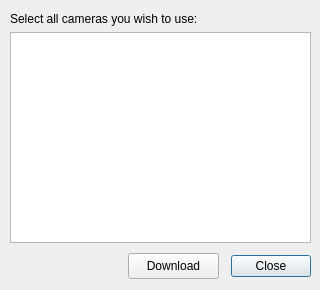
<?xml version="1.0" encoding="UTF-8"?>
<ui version="4.0">
 <class>FileUtilityCameraDataDialog</class>
 <widget class="QDialog" name="FileUtilityCameraDataDialog">
  <property name="windowModality">
   <enum>Qt::WindowModal</enum>
  </property>
  <property name="geometry">
   <rect>
    <x>0</x>
    <y>0</y>
    <width>320</width>
    <height>290</height>
   </rect>
  </property>
  <property name="sizePolicy">
   <sizepolicy hsizetype="Fixed" vsizetype="Fixed">
    <horstretch>0</horstretch>
    <verstretch>0</verstretch>
   </sizepolicy>
  </property>
  <property name="minimumSize">
   <size>
    <width>320</width>
    <height>290</height>
   </size>
  </property>
  <property name="maximumSize">
   <size>
    <width>320</width>
    <height>290</height>
   </size>
  </property>
  <property name="windowTitle">
   <string>Camera Data Download</string>
  </property>
  <widget class="QDialogButtonBox" name="buttonBox">
   <property name="geometry">
    <rect>
     <x>220</x>
     <y>250</y>
     <width>91</width>
     <height>32</height>
    </rect>
   </property>
   <property name="orientation">
    <enum>Qt::Horizontal</enum>
   </property>
   <property name="standardButtons">
    <set>QDialogButtonBox::Close</set>
   </property>
  </widget>
  <widget class="QListWidget" name="availableRemoteCameraList">
   <property name="geometry">
    <rect>
     <x>10</x>
     <y>32</y>
     <width>301</width>
     <height>211</height>
    </rect>
   </property>
  </widget>
  <widget class="QLabel" name="resultLable">
   <property name="geometry">
    <rect>
     <x>10</x>
     <y>10</y>
     <width>291</width>
     <height>17</height>
    </rect>
   </property>
   <property name="text">
    <string>Select all cameras you wish to use:</string>
   </property>
  </widget>
  <widget class="QPushButton" name="downloadB">
   <property name="geometry">
    <rect>
     <x>128</x>
     <y>253</y>
     <width>91</width>
     <height>26</height>
    </rect>
   </property>
   <property name="text">
    <string>Download</string>
   </property>
  </widget>
  <widget class="QLabel" name="counter">
   <property name="geometry">
    <rect>
     <x>20</x>
     <y>256</y>
     <width>51</width>
     <height>22</height>
    </rect>
   </property>
   <property name="text">
    <string/>
   </property>
  </widget>
 </widget>
 <resources/>
 <connections>
  <connection>
   <sender>buttonBox</sender>
   <signal>accepted()</signal>
   <receiver>FileUtilityCameraDataDialog</receiver>
   <slot>accept()</slot>
   <hints>
    <hint type="sourcelabel">
     <x>248</x>
     <y>254</y>
    </hint>
    <hint type="destinationlabel">
     <x>157</x>
     <y>274</y>
    </hint>
   </hints>
  </connection>
  <connection>
   <sender>buttonBox</sender>
   <signal>rejected()</signal>
   <receiver>FileUtilityCameraDataDialog</receiver>
   <slot>reject()</slot>
   <hints>
    <hint type="sourcelabel">
     <x>316</x>
     <y>260</y>
    </hint>
    <hint type="destinationlabel">
     <x>286</x>
     <y>274</y>
    </hint>
   </hints>
  </connection>
 </connections>
</ui>
